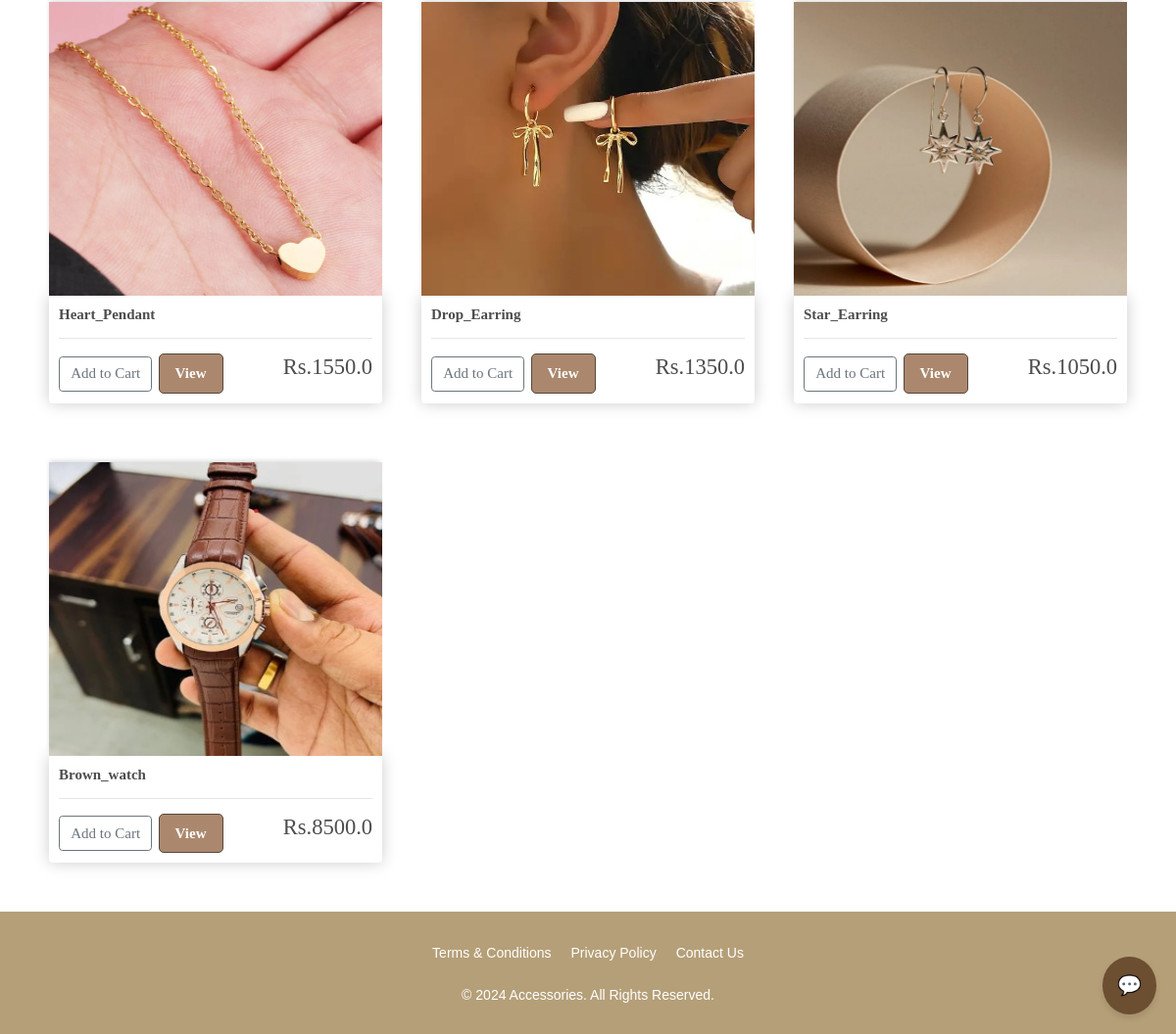
Before: / (lower part) with the older database file.
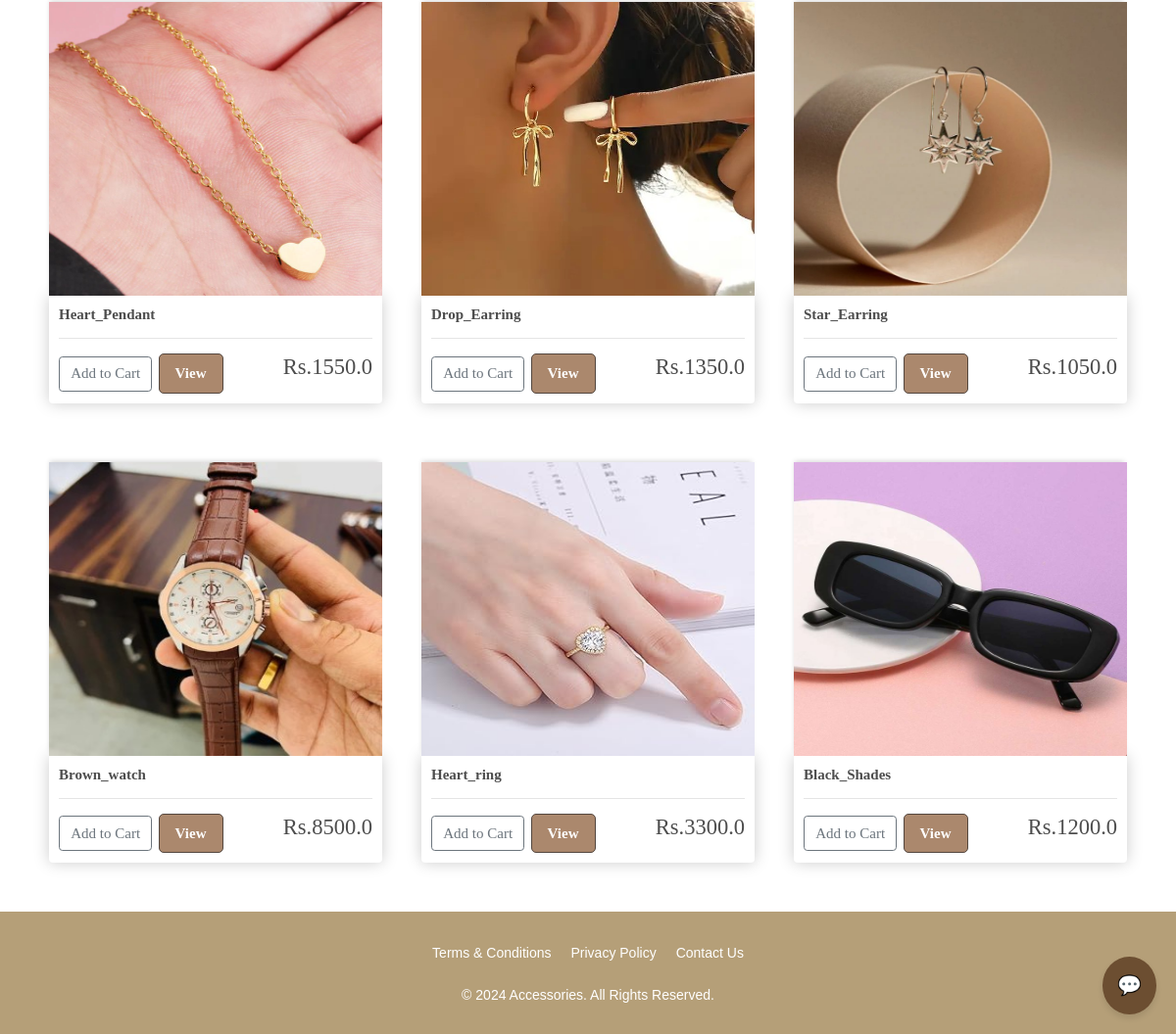
After: the same page with the newer database file.
### shop/models.py (models this page shows, shortened)
class Product(models.Model):
	name = models.CharField(max_length=200)
	price = models.FloatField()
	image=models.ImageField(null=True,blank=True)
	category = models.ForeignKey('Category', on_delete=models.SET_NULL, null=True, blank=True)
	@property
	def imageURL(self):
		try:
			url=self.image.url
		except:
			url=''
		return url

### shop/views.py (the view)
# urls.py: path('',include('shop.urls')),
def shop(request):
	if request.user.is_authenticated:
		customer = request.user.customer
		order, created = Order.objects.get_or_create(customer=customer, complete=False)
		items = order.orderitem_set.all()
		cartItems = order.get_cart_items
	else:
		items = []
		order = {'get_cart_total':0, 'get_cart_items':0}
		cartItems = order['get_cart_items']
	products = Product.objects.all()
	context = {'products':products, 'cartItems':cartItems}
	return render(request, 'shop/shop.html', context)

### shop/templates/shop/shop.html (shortened to what this page needs)
{%extends 'shop/main.html' %}
{%load static%}
{%block content%}
<html>
    <head>
    </head>
    <div>
    <section id="home">
        <div class="container">
          <br>
        </div>
    </section>
    </div>
<div class="row" style="margin-top: 20px;">
    {%for product in products%}
    <div class="col-lg-4" style="margin-bottom: 50px;">
        <img  class="thumbnail" src="{{product.imageURL}}">
        <div class="box-element product">
            <h6><strong>{{product.name}}</strong></h6>
            <hr>
            <button data-product="{{product.id}}" data-action="add" class="btn btn-outline-secondary add-btn update-cart">Add to Cart</button>
            <a class="btn custom-view" href="#">View</a>
            <h4 style="display: inline-block; float: right">Rs.{{product.price}}</h4>
        </div>
    </div>
    {%endfor%}
</div>
</html>
{%endblock content%}

### shop/templates/shop/main.html (shortened to what this page needs)
<!DOCTYPE html>
{%load static%}
<html lang="en">
<head>
    <link rel="stylesheet" type="text/css" href="{% static 'css/main.css' %}">
    <link rel="stylesheet" href="https://stackpath.bootstrapcdn.com/bootstrap/4.4.1/css/bootstrap.min.css">
</head>
<body>
    <link rel="stylesheet" type="text/css" href="{% static 'css/main.css' %}">
    <div class="container">
        {%block content%}
        {%endblock content%}
    </div>
  <button class="chat-button" onclick="toggleChatWindow()">💬</button>
  <footer>
    <div class="footer-container">
        <div class="footer-links">
            <nav>
                <ul class="footer-nav">
                    <li><a href="/terms">Terms & Conditions</a></li>
                    <li><a href="/privacy">Privacy Policy</a></li>
                    <li><a href="/contact">Contact Us</a></li>
                </ul>
            </nav>
            <div class="footer-copy">
              <p>&copy; 2024 Accessories. All Rights Reserved.</p>
            </div>
        </div>
    </div>
  </footer>
</body>
</html>

### static/css/main.css (style rules this page uses)
body { background-color:white; }
h1,h2,h3,h4,h5,h6 { color:hsl(0, 0%, 30%); }
.box-element { box-shadow:hsl(0, 0%, 80%) 0 0 16px; background-color: #fff; border-radius: 4px; padding: 10px; }
.thumbnail { width: 100%; height: 300px; -webkit-box-shadow: -1px -3px 5px -2px rgba(214,214,214,1); -moz-box-shadow: -1px -3px 5px -2px rgba(214,214,214,1); box-shadow: -1px -3px 5px -2px rgba(214,214,214,1); }
.product { border-radius: 0 0 4px 4px; }
.col-lg-4, .col-lg-6, .col-lg-8, .col-lg-12 { margin-top: 10px; }
.btn { border-radius: 1; }
.custom-view { background-color: #AB886D; color: white; border-color: #54473F; margin-left: 2px; margin-right: 10px; padding: 8px 16px; border-radius: 5px; font-weight: bold; transition: background-color 0.3s ease }
footer { background-color: #B59F78; color: #fff; padding: 20px 0; font-family: Arial, sans-serif; text-align: center; position: relative; bottom: 0; width: 100%; }
.footer-container { max-width: 1200px; margin: 0 auto; padding: 10px; }
.footer-nav { list-style: none; padding: 0; margin: 0; display: flex; justify-content: center; gap: 20px; }
.footer-nav li { display: inline; }
.footer-nav li a { color: #fff; text-decoration: none; font-size: 14px; }
.footer-copy { margin-top: 20px; font-size: 14px; }
.footer-copy p { margin: 0; }
.col-xs-1, .col-sm-1, .col-md-1, .col-lg-1, .col-xs-2, .col-sm-2, .col-md-2, .col-lg-2, .col-xs-3, .col-sm-3, .col-md-3, .col-lg-3, .col-xs-4, .col-sm-4, .col-md-4, .col-lg-4, .col-xs-5, .col-sm-5, .col-md-5, .col-lg-5, .col-xs-6, .col-sm-6, .col-md-6, .col-lg-6, .col-xs-7, .col-sm-7, .col-md-7, .col-lg-7, .col-xs-8, .col-sm-8, .col-md-8, .col-lg-8, .col-xs-9, .col-sm-9, .col-md-9, .col-lg-9, .col-xs-10, .col-sm-10, .col-md-10, .col-lg-10, .col-xs-11, .col-sm-11, .col-md-11, .col-lg-11, .col-xs-12, .col-sm-12, .col-md-12, .col-lg-12 { position: relative; min-height: 1px; padding-left: 20px; padding-right: 20px; }
div { display: block; unicode-bidi: isolate; }
* { box-sizing: border-box; }
body { font-family: 'Old Standard TT', serif; color:black; font-weight: 400; font-size: 14px; line-height: 24px; -webkit-font-smoothing: antialiased; -moz-osx-font-smoothing: grayscale; }
body { font-family: 'Old Standard TT', serif; font-size: 17px; line-height: 1.42857143; color:black; background-color: #fff; }
html { font-size: 100%; }
html { font-size: 15px; -webkit-tap-highlight-color: rgba(0, 0, 0, 0); }
html { font-family: 'Old Standard TT', serif; -ms-text-size-adjust: 100%; -webkit-text-size-adjust: 100%; }
*:before, *:after { box-sizing: border-box; }

### shop/templates/shop/main.html (style rules this page uses)
* { margin: 0; padding: 0; box-sizing: border-box; }
.chat-button { position: fixed; bottom: 20px; right: 20px; background-color: #6C4E31; color: white; border: none; padding: 15px; border-radius: 50%; font-size: 20px; cursor: pointer; box-shadow: 0 4px 6px rgba(0, 0, 0, 0.1); z-index: 100; }

### shop/templates/shop/shop.html (style rules this page uses)
#home { background-image: url('../images/1.jpg'); width: 100%; height: 100vh; background-size: cover; background-position-x: 0px; background-position-y: 0px; display: flex; flex-direction: column; justify-content: center; align-items: flex-start; }
#home .container { padding: 25%; margin-top: 137px; }

Changed rows visible on the page:
added Product: imageURL (picture), name "Heart_ring", price "3300.0"
added Product: imageURL (picture), name "Black_Shades", price "1200.0"
